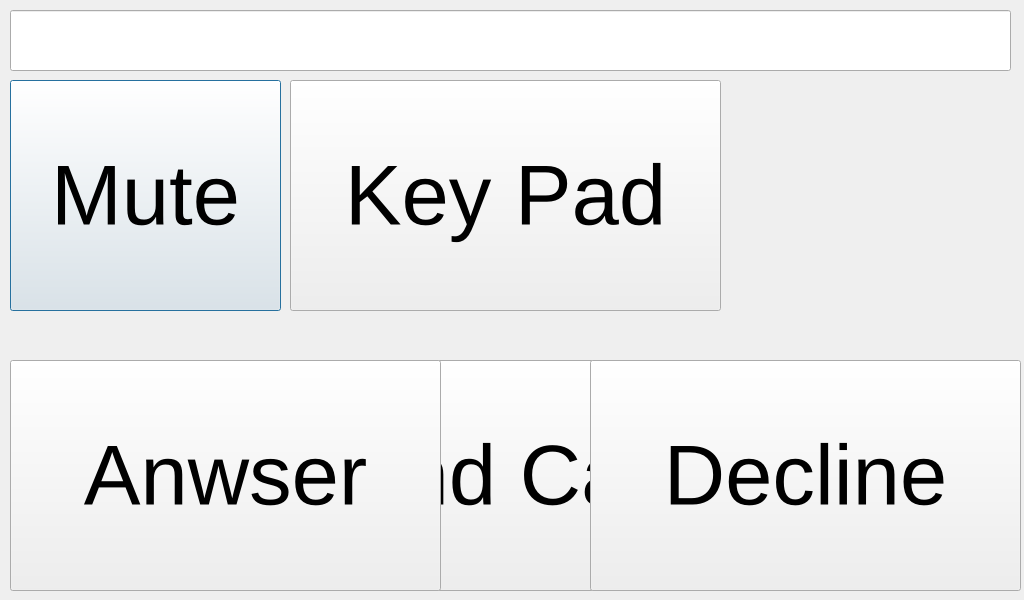
<?xml version="1.0" encoding="UTF-8"?>
<ui version="4.0">
 <class>PhoneCallView</class>
 <widget class="QDialog" name="PhoneCallView">
  <property name="geometry">
   <rect>
    <x>0</x>
    <y>0</y>
    <width>1024</width>
    <height>600</height>
   </rect>
  </property>
  <property name="windowTitle">
   <string>Dialog</string>
  </property>
  <widget class="QLineEdit" name="currentNum">
   <property name="geometry">
    <rect>
     <x>10</x>
     <y>10</y>
     <width>1001</width>
     <height>61</height>
    </rect>
   </property>
  </widget>
  <widget class="QPushButton" name="mute">
   <property name="geometry">
    <rect>
     <x>10</x>
     <y>80</y>
     <width>271</width>
     <height>231</height>
    </rect>
   </property>
   <property name="font">
    <font>
     <pointsize>64</pointsize>
    </font>
   </property>
   <property name="text">
    <string>Mute</string>
   </property>
  </widget>
  <widget class="QPushButton" name="keypad">
   <property name="geometry">
    <rect>
     <x>290</x>
     <y>80</y>
     <width>431</width>
     <height>231</height>
    </rect>
   </property>
   <property name="font">
    <font>
     <pointsize>64</pointsize>
    </font>
   </property>
   <property name="text">
    <string>Key Pad</string>
   </property>
  </widget>
  <widget class="QPushButton" name="endCall">
   <property name="geometry">
    <rect>
     <x>290</x>
     <y>360</y>
     <width>431</width>
     <height>231</height>
    </rect>
   </property>
   <property name="font">
    <font>
     <pointsize>64</pointsize>
    </font>
   </property>
   <property name="text">
    <string>End Call</string>
   </property>
  </widget>
  <widget class="QPushButton" name="anwser">
   <property name="geometry">
    <rect>
     <x>10</x>
     <y>360</y>
     <width>431</width>
     <height>231</height>
    </rect>
   </property>
   <property name="font">
    <font>
     <pointsize>64</pointsize>
    </font>
   </property>
   <property name="text">
    <string>Anwser</string>
   </property>
  </widget>
  <widget class="QPushButton" name="decline">
   <property name="geometry">
    <rect>
     <x>590</x>
     <y>360</y>
     <width>431</width>
     <height>231</height>
    </rect>
   </property>
   <property name="font">
    <font>
     <pointsize>64</pointsize>
    </font>
   </property>
   <property name="text">
    <string>Decline</string>
   </property>
  </widget>
 </widget>
 <resources/>
 <connections/>
</ui>
